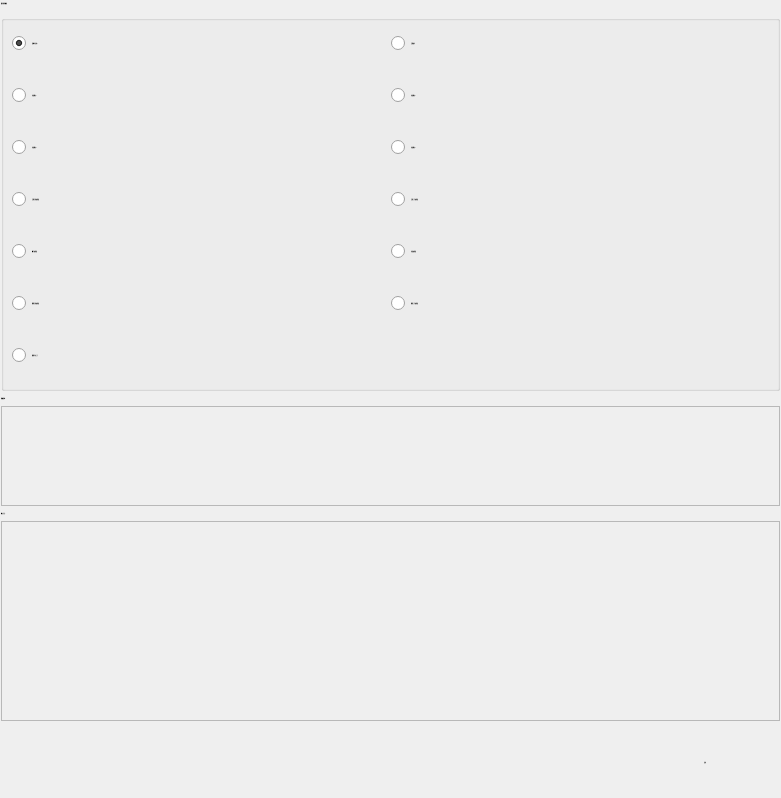
        <widget class="QWidget" name="tabAlarms">
         <property name="font">
          <font>
           <family>微软雅黑</family>
           <pointsize>-1</pointsize>
           <weight>50</weight>
           <italic>false</italic>
           <bold>false</bold>
          </font>
         </property>
         <attribute name="icon">
          <iconset resource="xPad.qrc">
           <normaloff>:/img/widget/TabHeader.png</normaloff>:/img/widget/TabHeader.png</iconset>
         </attribute>
         <attribute name="title">
          <string>当前报警</string>
         </attribute>
         <layout class="QGridLayout" name="gridLayout_3">
          <property name="horizontalSpacing">
           <number>1</number>
          </property>
          <property name="verticalSpacing">
           <number>6</number>
          </property>
          <property name="margin">
           <number>1</number>
          </property>
          <item row="1" column="0" colspan="2">
           <widget class="QLabel" name="labelTip">
            <property name="sizePolicy">
             <sizepolicy hsizetype="Preferred" vsizetype="Fixed">
              <horstretch>0</horstretch>
              <verstretch>0</verstretch>
             </sizepolicy>
            </property>
            <property name="maximumSize">
             <size>
              <width>16777215</width>
              <height>40</height>
             </size>
            </property>
            <property name="font">
             <font>
              <family>微软雅黑</family>
              <pointsize>-1</pointsize>
              <weight>50</weight>
              <italic>false</italic>
              <bold>false</bold>
             </font>
            </property>
            <property name="text">
             <string>报警信息：</string>
            </property>
           </widget>
          </item>
          <item row="0" column="0" colspan="2">
           <widget class="QGroupBox" name="groupBoxAlarmSource">
            <property name="font">
             <font>
              <family>微软雅黑</family>
              <pointsize>-1</pointsize>
              <weight>50</weight>
              <italic>false</italic>
              <bold>false</bold>
             </font>
            </property>
            <property name="title">
             <string>请选择报警源</string>
            </property>
            <layout class="QGridLayout" name="gridLayout_2">
             <property name="horizontalSpacing">
              <number>0</number>
             </property>
             <property name="verticalSpacing">
              <number>2</number>
             </property>
             <property name="margin">
              <number>8</number>
             </property>
             <item row="0" column="1">
              <widget class="xRadioButton" name="radioPaRotate">
               <property name="sizePolicy">
                <sizepolicy hsizetype="Expanding" vsizetype="Fixed">
                 <horstretch>0</horstretch>
                 <verstretch>0</verstretch>
                </sizepolicy>
               </property>
               <property name="minimumSize">
                <size>
                 <width>180</width>
                 <height>50</height>
                </size>
               </property>
               <property name="maximumSize">
                <size>
                 <width>16777215</width>
                 <height>50</height>
                </size>
               </property>
               <property name="font">
                <font>
                 <family>微软雅黑</family>
                 <pointsize>-1</pointsize>
                 <weight>50</weight>
                 <italic>false</italic>
                 <bold>false</bold>
                </font>
               </property>
               <property name="focusPolicy">
                <enum>Qt::NoFocus</enum>
               </property>
               <property name="styleSheet">
                <string notr="true"/>
               </property>
               <property name="text">
                <string>正臂倒角</string>
               </property>
               <property name="icon">
                <iconset resource="xPad.qrc">
                 <normaloff>:/img/32X32/LampInactive.png</normaloff>:/img/32X32/LampInactive.png</iconset>
               </property>
               <property name="iconSize">
                <size>
                 <width>32</width>
                 <height>32</height>
                </size>
               </property>
               <property name="checked">
                <bool>false</bool>
               </property>
              </widget>
             </item>
             <item row="6" column="0">
              <widget class="xRadioButton" name="radioRunPneu">
               <property name="sizePolicy">
                <sizepolicy hsizetype="Expanding" vsizetype="Fixed">
                 <horstretch>0</horstretch>
                 <verstretch>0</verstretch>
                </sizepolicy>
               </property>
               <property name="minimumSize">
                <size>
                 <width>180</width>
                 <height>50</height>
                </size>
               </property>
               <property name="maximumSize">
                <size>
                 <width>16777215</width>
                 <height>50</height>
                </size>
               </property>
               <property name="font">
                <font>
                 <family>微软雅黑</family>
                 <pointsize>-1</pointsize>
                 <weight>50</weight>
                 <italic>false</italic>
                 <bold>false</bold>
                </font>
               </property>
               <property name="focusPolicy">
                <enum>Qt::NoFocus</enum>
               </property>
               <property name="styleSheet">
                <string notr="true"/>
               </property>
               <property name="text">
                <string>副臂气动上下</string>
               </property>
               <property name="icon">
                <iconset resource="xPad.qrc">
                 <normaloff>:/img/32X32/LampInactive.png</normaloff>:/img/32X32/LampInactive.png</iconset>
               </property>
               <property name="iconSize">
                <size>
                 <width>32</width>
                 <height>32</height>
                </size>
               </property>
              </widget>
             </item>
             <item row="1" column="1">
              <widget class="xRadioButton" name="radioEm2">
               <property name="sizePolicy">
                <sizepolicy hsizetype="Expanding" vsizetype="Fixed">
                 <horstretch>0</horstretch>
                 <verstretch>0</verstretch>
                </sizepolicy>
               </property>
               <property name="minimumSize">
                <size>
                 <width>180</width>
                 <height>50</height>
                </size>
               </property>
               <property name="maximumSize">
                <size>
                 <width>16777215</width>
                 <height>50</height>
                </size>
               </property>
               <property name="font">
                <font>
                 <family>微软雅黑</family>
                 <pointsize>-1</pointsize>
                 <weight>50</weight>
                 <italic>false</italic>
                 <bold>false</bold>
                </font>
               </property>
               <property name="focusPolicy">
                <enum>Qt::NoFocus</enum>
               </property>
               <property name="styleSheet">
                <string notr="true"/>
               </property>
               <property name="text">
                <string>扩展模块2</string>
               </property>
               <property name="icon">
                <iconset resource="xPad.qrc">
                 <normaloff>:/img/32X32/LampInactive.png</normaloff>:/img/32X32/LampInactive.png</iconset>
               </property>
               <property name="iconSize">
                <size>
                 <width>32</width>
                 <height>32</height>
                </size>
               </property>
              </widget>
             </item>
             <item row="2" column="1">
              <widget class="xRadioButton" name="radioEm4">
               <property name="sizePolicy">
                <sizepolicy hsizetype="Expanding" vsizetype="Fixed">
                 <horstretch>0</horstretch>
                 <verstretch>0</verstretch>
                </sizepolicy>
               </property>
               <property name="minimumSize">
                <size>
                 <width>180</width>
                 <height>50</height>
                </size>
               </property>
               <property name="maximumSize">
                <size>
                 <width>16777215</width>
                 <height>50</height>
                </size>
               </property>
               <property name="font">
                <font>
                 <family>微软雅黑</family>
                 <pointsize>-1</pointsize>
                 <weight>50</weight>
                 <italic>false</italic>
                 <bold>false</bold>
                </font>
               </property>
               <property name="focusPolicy">
                <enum>Qt::NoFocus</enum>
               </property>
               <property name="styleSheet">
                <string notr="true"/>
               </property>
               <property name="text">
                <string>扩展模块4</string>
               </property>
               <property name="icon">
                <iconset resource="xPad.qrc">
                 <normaloff>:/img/32X32/LampInactive.png</normaloff>:/img/32X32/LampInactive.png</iconset>
               </property>
               <property name="iconSize">
                <size>
                 <width>32</width>
                 <height>32</height>
                </size>
               </property>
              </widget>
             </item>
             <item row="1" column="0">
              <widget class="xRadioButton" name="radioEm1">
               <property name="sizePolicy">
                <sizepolicy hsizetype="Expanding" vsizetype="Fixed">
                 <horstretch>0</horstretch>
                 <verstretch>0</verstretch>
                </sizepolicy>
               </property>
               <property name="minimumSize">
                <size>
                 <width>180</width>
                 <height>50</height>
                </size>
               </property>
               <property name="maximumSize">
                <size>
                 <width>16777215</width>
                 <height>50</height>
                </size>
               </property>
               <property name="font">
                <font>
                 <family>微软雅黑</family>
                 <pointsize>-1</pointsize>
                 <weight>50</weight>
                 <italic>false</italic>
                 <bold>false</bold>
                </font>
               </property>
               <property name="focusPolicy">
                <enum>Qt::NoFocus</enum>
               </property>
               <property name="styleSheet">
                <string notr="true"/>
               </property>
               <property name="text">
                <string>扩展模块1</string>
               </property>
               <property name="icon">
                <iconset resource="xPad.qrc">
                 <normaloff>:/img/32X32/LampInactive.png</normaloff>:/img/32X32/LampInactive.png</iconset>
               </property>
               <property name="iconSize">
                <size>
                 <width>32</width>
                 <height>32</height>
                </size>
               </property>
              </widget>
             </item>
             <item row="2" column="0">
              <widget class="xRadioButton" name="radioEm3">
               <property name="sizePolicy">
                <sizepolicy hsizetype="Expanding" vsizetype="Fixed">
                 <horstretch>0</horstretch>
                 <verstretch>0</verstretch>
                </sizepolicy>
               </property>
               <property name="minimumSize">
                <size>
                 <width>180</width>
                 <height>50</height>
                </size>
               </property>
               <property name="maximumSize">
                <size>
                 <width>16777215</width>
                 <height>50</height>
                </size>
               </property>
               <property name="font">
                <font>
                 <family>微软雅黑</family>
                 <pointsize>-1</pointsize>
                 <weight>50</weight>
                 <italic>false</italic>
                 <bold>false</bold>
                </font>
               </property>
               <property name="focusPolicy">
                <enum>Qt::NoFocus</enum>
               </property>
               <property name="styleSheet">
                <string notr="true"/>
               </property>
               <property name="text">
                <string>扩展模块3</string>
               </property>
               <property name="icon">
                <iconset resource="xPad.qrc">
                 <normaloff>:/img/32X32/LampInactive.png</normaloff>:/img/32X32/LampInactive.png</iconset>
               </property>
               <property name="iconSize">
                <size>
                 <width>32</width>
                 <height>32</height>
                </size>
               </property>
              </widget>
             </item>
             <item row="5" column="1">
              <widget class="xRadioButton" name="radioRaVer">
               <property name="sizePolicy">
                <sizepolicy hsizetype="Expanding" vsizetype="Fixed">
                 <horstretch>0</horstretch>
                 <verstretch>0</verstretch>
                </sizepolicy>
               </property>
               <property name="minimumSize">
                <size>
                 <width>180</width>
                 <height>50</height>
                </size>
               </property>
               <property name="maximumSize">
                <size>
                 <width>16777215</width>
                 <height>50</height>
                </size>
               </property>
               <property name="font">
                <font>
                 <family>微软雅黑</family>
                 <pointsize>-1</pointsize>
                 <weight>50</weight>
                 <italic>false</italic>
                 <bold>false</bold>
                </font>
               </property>
               <property name="focusPolicy">
                <enum>Qt::NoFocus</enum>
               </property>
               <property name="styleSheet">
                <string notr="true"/>
               </property>
               <property name="text">
                <string>副臂上下轴伺服</string>
               </property>
               <property name="icon">
                <iconset resource="xPad.qrc">
                 <normaloff>:/img/32X32/LampInactive.png</normaloff>:/img/32X32/LampInactive.png</iconset>
               </property>
               <property name="iconSize">
                <size>
                 <width>32</width>
                 <height>32</height>
                </size>
               </property>
              </widget>
             </item>
             <item row="0" column="0">
              <widget class="xRadioButton" name="radioSysImm">
               <property name="sizePolicy">
                <sizepolicy hsizetype="Expanding" vsizetype="Fixed">
                 <horstretch>0</horstretch>
                 <verstretch>0</verstretch>
                </sizepolicy>
               </property>
               <property name="minimumSize">
                <size>
                 <width>180</width>
                 <height>50</height>
                </size>
               </property>
               <property name="maximumSize">
                <size>
                 <width>16777215</width>
                 <height>50</height>
                </size>
               </property>
               <property name="font">
                <font>
                 <family>微软雅黑</family>
                 <pointsize>-1</pointsize>
                 <weight>50</weight>
                 <italic>false</italic>
                 <bold>false</bold>
                </font>
               </property>
               <property name="focusPolicy">
                <enum>Qt::NoFocus</enum>
               </property>
               <property name="styleSheet">
                <string notr="true"/>
               </property>
               <property name="text">
                <string>注塑机/系统</string>
               </property>
               <property name="icon">
                <iconset resource="xPad.qrc">
                 <normaloff>:/img/32X32/LampInactive.png</normaloff>:/img/32X32/LampInactive.png</iconset>
               </property>
               <property name="iconSize">
                <size>
                 <width>32</width>
                 <height>32</height>
                </size>
               </property>
               <property name="checked">
                <bool>true</bool>
               </property>
              </widget>
             </item>
             <item row="3" column="0">
              <widget class="xRadioButton" name="radioPaHor">
               <property name="sizePolicy">
                <sizepolicy hsizetype="Expanding" vsizetype="Fixed">
                 <horstretch>0</horstretch>
                 <verstretch>0</verstretch>
                </sizepolicy>
               </property>
               <property name="minimumSize">
                <size>
                 <width>180</width>
                 <height>50</height>
                </size>
               </property>
               <property name="maximumSize">
                <size>
                 <width>16777215</width>
                 <height>50</height>
                </size>
               </property>
               <property name="font">
                <font>
                 <family>微软雅黑</family>
                 <pointsize>-1</pointsize>
                 <weight>50</weight>
                 <italic>false</italic>
                 <bold>false</bold>
                </font>
               </property>
               <property name="focusPolicy">
                <enum>Qt::NoFocus</enum>
               </property>
               <property name="styleSheet">
                <string notr="true"/>
               </property>
               <property name="text">
                <string>正臂引拔轴伺服</string>
               </property>
               <property name="icon">
                <iconset resource="xPad.qrc">
                 <normaloff>:/img/32X32/LampInactive.png</normaloff>:/img/32X32/LampInactive.png</iconset>
               </property>
               <property name="iconSize">
                <size>
                 <width>32</width>
                 <height>32</height>
                </size>
               </property>
              </widget>
             </item>
             <item row="3" column="1">
              <widget class="xRadioButton" name="radioPaVer">
               <property name="sizePolicy">
                <sizepolicy hsizetype="Expanding" vsizetype="Fixed">
                 <horstretch>0</horstretch>
                 <verstretch>0</verstretch>
                </sizepolicy>
               </property>
               <property name="minimumSize">
                <size>
                 <width>180</width>
                 <height>50</height>
                </size>
               </property>
               <property name="maximumSize">
                <size>
                 <width>16777215</width>
                 <height>50</height>
                </size>
               </property>
               <property name="font">
                <font>
                 <family>微软雅黑</family>
                 <pointsize>-1</pointsize>
                 <weight>50</weight>
                 <italic>false</italic>
                 <bold>false</bold>
                </font>
               </property>
               <property name="focusPolicy">
                <enum>Qt::NoFocus</enum>
               </property>
               <property name="styleSheet">
                <string notr="true"/>
               </property>
               <property name="text">
                <string>正臂上下轴伺服</string>
               </property>
               <property name="icon">
                <iconset resource="xPad.qrc">
                 <normaloff>:/img/32X32/LampInactive.png</normaloff>:/img/32X32/LampInactive.png</iconset>
               </property>
               <property name="iconSize">
                <size>
                 <width>32</width>
                 <height>32</height>
                </size>
               </property>
              </widget>
             </item>
             <item row="5" column="0">
              <widget class="xRadioButton" name="radioRaHor">
               <property name="sizePolicy">
                <sizepolicy hsizetype="Expanding" vsizetype="Fixed">
                 <horstretch>0</horstretch>
                 <verstretch>0</verstretch>
                </sizepolicy>
               </property>
               <property name="minimumSize">
                <size>
                 <width>180</width>
                 <height>50</height>
                </size>
               </property>
               <property name="maximumSize">
                <size>
                 <width>16777215</width>
                 <height>50</height>
                </size>
               </property>
               <property name="font">
                <font>
                 <family>微软雅黑</family>
                 <pointsize>-1</pointsize>
                 <weight>50</weight>
                 <italic>false</italic>
                 <bold>false</bold>
                </font>
               </property>
               <property name="focusPolicy">
                <enum>Qt::NoFocus</enum>
               </property>
               <property name="styleSheet">
                <string notr="true"/>
               </property>
               <property name="text">
                <string>副臂引拔轴伺服</string>
               </property>
               <property name="icon">
                <iconset resource="xPad.qrc">
                 <normaloff>:/img/32X32/LampInactive.png</normaloff>:/img/32X32/LampInactive.png</iconset>
               </property>
               <property name="iconSize">
                <size>
                 <width>32</width>
                 <height>32</height>
                </size>
               </property>
              </widget>
             </item>
             <item row="4" column="0">
              <widget class="xRadioButton" name="radioTravel">
               <property name="sizePolicy">
                <sizepolicy hsizetype="Expanding" vsizetype="Fixed">
                 <horstretch>0</horstretch>
                 <verstretch>0</verstretch>
                </sizepolicy>
               </property>
               <property name="minimumSize">
                <size>
                 <width>180</width>
                 <height>50</height>
                </size>
               </property>
               <property name="maximumSize">
                <size>
                 <width>16777215</width>
                 <height>50</height>
                </size>
               </property>
               <property name="font">
                <font>
                 <family>微软雅黑</family>
                 <pointsize>-1</pointsize>
                 <weight>50</weight>
                 <italic>false</italic>
                 <bold>false</bold>
                </font>
               </property>
               <property name="focusPolicy">
                <enum>Qt::NoFocus</enum>
               </property>
               <property name="styleSheet">
                <string notr="true"/>
               </property>
               <property name="text">
                <string>横行轴伺服</string>
               </property>
               <property name="icon">
                <iconset resource="xPad.qrc">
                 <normaloff>:/img/32X32/LampInactive.png</normaloff>:/img/32X32/LampInactive.png</iconset>
               </property>
               <property name="iconSize">
                <size>
                 <width>32</width>
                 <height>32</height>
                </size>
               </property>
              </widget>
             </item>
             <item row="4" column="1">
              <widget class="xRadioButton" name="radioExtend">
               <property name="sizePolicy">
                <sizepolicy hsizetype="Expanding" vsizetype="Fixed">
                 <horstretch>0</horstretch>
                 <verstretch>0</verstretch>
                </sizepolicy>
               </property>
               <property name="minimumSize">
                <size>
                 <width>180</width>
                 <height>50</height>
                </size>
               </property>
               <property name="maximumSize">
                <size>
                 <width>16777215</width>
                 <height>50</height>
                </size>
               </property>
               <property name="font">
                <font>
                 <family>微软雅黑</family>
                 <pointsize>-1</pointsize>
                 <weight>50</weight>
                 <italic>false</italic>
                 <bold>false</bold>
                </font>
               </property>
               <property name="focusPolicy">
                <enum>Qt::NoFocus</enum>
               </property>
               <property name="styleSheet">
                <string notr="true"/>
               </property>
               <property name="text">
                <string>扩展轴伺服</string>
               </property>
               <property name="icon">
                <iconset resource="xPad.qrc">
                 <normaloff>:/img/32X32/LampInactive.png</normaloff>:/img/32X32/LampInactive.png</iconset>
               </property>
               <property name="iconSize">
                <size>
                 <width>32</width>
                 <height>32</height>
                </size>
               </property>
              </widget>
             </item>
            </layout>
           </widget>
          </item>
          <item row="2" column="0" colspan="2">
           <widget class="QLabel" name="labelAlarmInf">
            <property name="minimumSize">
             <size>
              <width>0</width>
              <height>100</height>
             </size>
            </property>
            <property name="maximumSize">
             <size>
              <width>16777215</width>
              <height>100</height>
             </size>
            </property>
            <property name="font">
             <font>
              <family>微软雅黑</family>
              <pointsize>-1</pointsize>
              <weight>50</weight>
              <italic>false</italic>
              <bold>false</bold>
             </font>
            </property>
            <property name="styleSheet">
             <string notr="true">QLabel#labelAlarmInf
{
	color: red;
}
</string>
            </property>
            <property name="frameShape">
             <enum>QFrame::StyledPanel</enum>
            </property>
            <property name="text">
             <string notr="true"/>
            </property>
            <property name="alignment">
             <set>Qt::AlignLeading|Qt::AlignLeft|Qt::AlignTop</set>
            </property>
            <property name="wordWrap">
             <bool>true</bool>
            </property>
            <property name="margin">
             <number>2</number>
            </property>
            <property name="textInteractionFlags">
             <set>Qt::NoTextInteraction</set>
            </property>
            <property name="HasBorder" stdset="0">
             <bool>true</bool>
            </property>
           </widget>
          </item>
          <item row="5" column="0">
           <spacer name="horizontalSpacer">
            <property name="orientation">
             <enum>Qt::Horizontal</enum>
            </property>
            <property name="sizeHint" stdset="0">
             <size>
              <width>628</width>
              <height>57</height>
             </size>
            </property>
           </spacer>
          </item>
          <item row="5" column="1">
           <widget class="QPushButton" name="BtnClear">
            <property name="minimumSize">
             <size>
              <width>150</width>
              <height>70</height>
             </size>
            </property>
            <property name="maximumSize">
             <size>
              <width>16777215</width>
              <height>70</height>
             </size>
            </property>
            <property name="font">
             <font>
              <family>微软雅黑</family>
              <pointsize>-1</pointsize>
              <weight>50</weight>
              <italic>false</italic>
              <bold>false</bold>
             </font>
            </property>
            <property name="styleSheet">
             <string notr="true">QPushButton:!pressed
{
	border-image: url(:/img/widget/BtnBoxAlmRed.png) 12 12 12 12;
	border-top: 12px transparent;
	border-right: 12px transparent;
	border-bottom: 12px transparent;
	border-left: 12px transparent;
}
QPushButton:pressed
{
	border-image: url(:/img/widget/ButtonPress.png) 12 12 12 12;
	border-top: 12px transparent;
	border-right: 12px transparent;
	border-bottom: 12px transparent;
	border-left: 12px transparent;
}
</string>
            </property>
            <property name="text">
             <string>复位</string>
            </property>
           </widget>
          </item>
          <item row="4" column="0" colspan="2">
           <widget class="QLabel" name="labelAlarmSolution">
            <property name="minimumSize">
             <size>
              <width>0</width>
              <height>200</height>
             </size>
            </property>
            <property name="font">
             <font>
              <family>微软雅黑</family>
              <pointsize>-1</pointsize>
              <weight>50</weight>
              <italic>false</italic>
              <bold>false</bold>
             </font>
            </property>
            <property name="styleSheet">
             <string notr="true">QLabel#labelAlarmInf
{
	color: red;
}
</string>
            </property>
            <property name="frameShape">
             <enum>QFrame::StyledPanel</enum>
            </property>
            <property name="text">
             <string notr="true"/>
            </property>
            <property name="alignment">
             <set>Qt::AlignLeading|Qt::AlignLeft|Qt::AlignTop</set>
            </property>
            <property name="wordWrap">
             <bool>true</bool>
            </property>
            <property name="margin">
             <number>2</number>
            </property>
            <property name="textInteractionFlags">
             <set>Qt::NoTextInteraction</set>
            </property>
            <property name="HasBorder" stdset="0">
             <bool>true</bool>
            </property>
           </widget>
          </item>
          <item row="3" column="0" colspan="2">
           <widget class="QLabel" name="labelSolution">
            <property name="sizePolicy">
             <sizepolicy hsizetype="Preferred" vsizetype="Fixed">
              <horstretch>0</horstretch>
              <verstretch>0</verstretch>
             </sizepolicy>
            </property>
            <property name="maximumSize">
             <size>
              <width>16777215</width>
              <height>40</height>
             </size>
            </property>
            <property name="font">
             <font>
              <family>微软雅黑</family>
              <pointsize>-1</pointsize>
              <weight>50</weight>
              <italic>false</italic>
              <bold>false</bold>
             </font>
            </property>
            <property name="text">
             <string>解决方法：</string>
            </property>
           </widget>
          </item>
         </layout>
        </widget>
